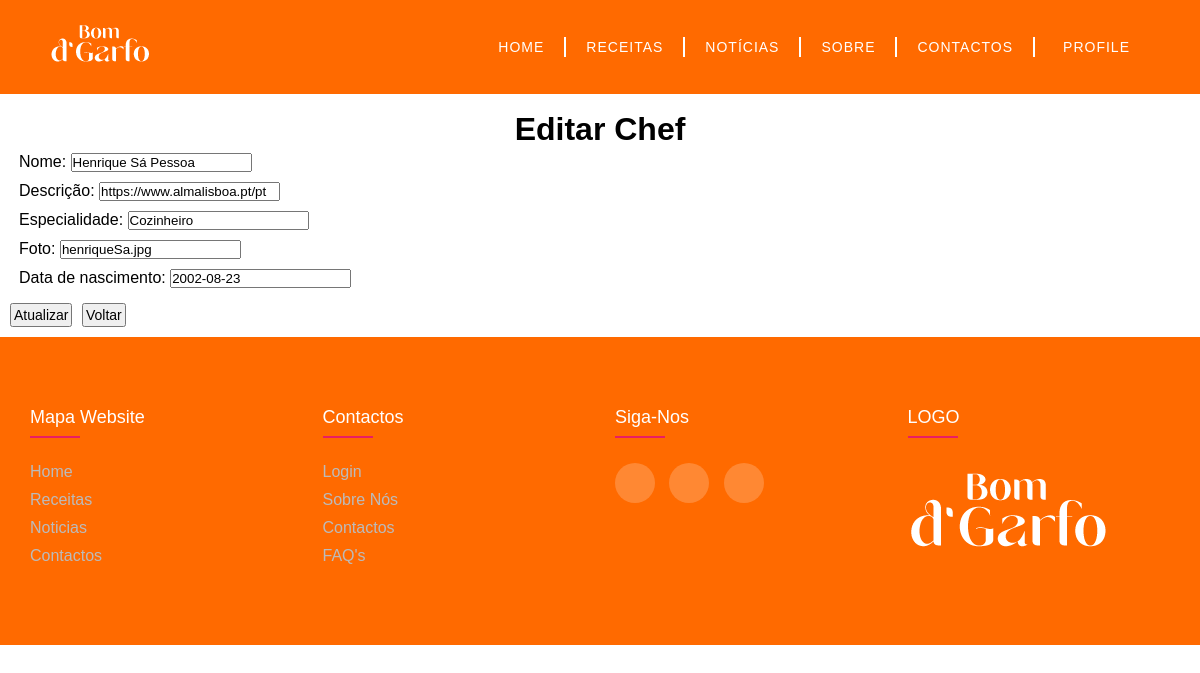
The page /HTML/pgEditar_ch.php?IDChefe=1 on the database its author committed.
### tables this page shows
CREATE TABLE `chefes` (
  `IDChefe` int(11) NOT NULL,
  `nome` varchar(45) NOT NULL,
  `descricao` varchar(500) NOT NULL,
  `Especialidade` varchar(45) NOT NULL,
  `foto` varchar(200) NOT NULL,
  `dt_nascimento` date NOT NULL
);

### HTML/pgEditar_ch.php (the view, shortened to what this page needs)
<?php
require('bd.php');
$id=$_REQUEST['IDChefe'];
$query = "SELECT * from chefes where IDChefe=$id";
$result = mysqli_query($conn, $query) or die ( mysqli_error());
$row = mysqli_fetch_assoc($result);
?>
<!DOCTYPE html>
<html lang="pt" dir="ltr">
<head>
    <link rel="stylesheet" href="../CSS/style.css">
    <header>
        <a href="index.php"><img src="../IMG/LogotipoNavbar.png" alt="" class="logo"></a>
        <nav class="navigation-menu">
          <a href="index.php">Home</a>
          <hr>
          <a href="receitas.php">Receitas</a>
          <hr>
          <a href="noticias.php">Notícias</a>
          <hr>
          <a href="sobre.php">Sobre</a>
          <hr>
          <a href="contactos.php">Contactos</a>
          <hr>
          <a id="profileclick"><i class="fas fa-fingerprint"></i>Profile</a>
        </nav>
    </header>
</head>
<body>
<div class="form">
<p><a href="dashboard.php">Dashboard</a>
| <a href="insert.php">Insert New Record</a>
| <a href="logout.php">Logout</a></p>
<h1>Update Record</h1>
<?php
if(isset($_POST['new']) && $_POST['new']==1){
    $id=$_REQUEST['IDChefe'];
    $nome =$_REQUEST['nome'];
    $descricao =$_REQUEST['descric'];
    $especial =$_REQUEST['espec'];
    $foto =$_REQUEST['fotog'];
    $data_nasc =$_REQUEST['dt_nascimento'];
    $update="UPDATE chefes set nome='".$nome."', descricao='".$descricao."',
    Especialidade='".$especial."', foto='".$foto."', dt_nascimento='".$data_nasc."' where IDChefe=$id";
    mysqli_query($conn, $update) or die ( mysqli_error());
    header("Location: chefs.php");
}else {
?>
<div>
<h1 class="titulo_editarCh">Editar Chef</h1>
    <form class="forme" action="" method="post">
        <div class="input_ch">
            <label for="nome">Nome:</label>
            <input type="text" name="nome" value="<?php echo $row['nome'];?>">
        </div>
        <div class="input_ch">
            <label for="descric">Descrição:</label>
            <input type="text" name="descric" value="<?php echo $row['descricao'];?>">
        </div>
        <div class="input_ch">
            <label for="espec">Especialidade:</label>
            <input type="text" name="espec" value="<?php echo $row['Especialidade'];?>">
        </div>
        <div class="input_ch">
            <label for="fotog">Foto:</label>
            <input type="text" name="fotog" value="<?php echo $row['foto'];?>">
        </div>
        <div class="input_ch">
            <label for="dt_nascimento">Data de nascimento:</label>
            <input type="text" name="dt_nascimento" value="<?php echo $row['dt_nascimento'];?>">
        </div>
        <input name="submit" type="submit" value="Atualizar" id="atualizar_ch">
        <input type="button" value="Voltar" onclick="window.location.href='chefs.php'" id="voltar_ch">
    </form>
    <?php } ?>
<footer class="footer">
        <div class="container">
          <div class="row">
            <div class="footer-col">
              <h4>mapa website</h4>
              <ul>
                <li><a href="index.php">Home</a></li>
                <li><a href="receitas.php">Receitas</a></li>
                <li><a href="noticias.php">Noticias</a></li>
                <li><a href="dicas.php">Contactos</a></li>
              </ul>
            </div>
            <div class="footer-col">
              <h4>contactos</h4>
              <ul>
                <li><a href="login.php">Login</a></li>
                <li><a href="sobre.php">Sobre Nós</a></li>
                <li><a href="contactos.php">Contactos</a></li>
                <li><a href="faq.php">FAQ's</a></li>
              </ul>
            </div>
            <div class="footer-col">
              <h4>siga-nos</h4>
              <div class="social-links">
                <a href="#"><i class="fa-brands fa-facebook-square"></i></a>
                <a href="#"><i class="fa-brands fa-instagram"></i></a>
                <a href="#"><i class="fa-brands fa-youtube"></i></a>
              </div>
            </div>
            <div class="footer-col">
              <h4>LOGO</h4>
              <a href="index.php"><img src="../IMG/LogotipoBranco.png" alt=""></a>
            </div>
          </div>
        </div>
      </footer>
</body>
</html>

### CSS/style.css (style rules this page uses)
* { margin: 0; padding: 0; box-sizing: border-box; text-decoration: none; font-family: 'Poppins', sans-serif; }
header { position: fixed; top: 0; left: 0; width: 100%; display: flex; justify-content: space-between; align-items: center; padding: 20px 50px; z-index: 2; transition: 0.6s; background-color: #ff6a00; }
.navigation-menu { float: right; position: relative; display: flex; justify-content: center; align-items: center; }
.navigation-menu hr { border: 0.5px solid #fff; height: 20px; }
.navigation-menu a, .navigation-menu #profileclick { text-transform: uppercase; font-size: 14px; padding: 10px 10px; border-radius: 4px; transition: .3s linear; position: relative; margin: 0 10px; color: #fff; letter-spacing: 1px; font-weight: 500px; }
.navigation-menu a::after { content: ""; width: 0; height: 0.3rem; border-radius: 0.2rem; position: absolute; left: 0.6rem; bottom: 0.2rem; background-color: #ffb62a; transition: 200ms ease-in; }
#profileclick { cursor: pointer; }
::placeholder { color: rgba(0, 0, 0, 0.5); }
.container { max-width: 1170px; margin: auto; }
.footer .row { display: flex; flex-wrap: wrap; }
.container ul { list-style: none; }
.footer { background-color: #ff6a00; padding: 70px 0; bottom: 0; }
.footer-col { width: 25%; padding: 0 15px; }
.footer-col h4 { font-size: 18px; color: #fff; text-transform: capitalize; margin-bottom: 35px; font-weight: 500; position: relative; }
.footer-col h4::before { content: ''; position: absolute; left: 0; bottom: -10px; background-color: #e91e63; height: 2px; box-sizing: border-box; width: 50px; }
.footer-col ul li { margin-bottom: 10px; }
.footer-col ul li a { font-size: 16px; text-transform: capitalize; font-weight: 300; color: #bbb; display: block; transition: all 0.3s ease; }
.footer-col .social-links a { display: inline-block; height: 40px; width: 40px; background-color: rgb(255, 255, 255, 0.2); margin: 0 10px 10px 0; text-align: center; line-height: 40px; border-radius: 50%; color: #fff; transition: all 0.5s ease; }
div label { font-size: 12pt; padding-left: 10px; margin-left:4px; }
.titulo_editarCh { color: #000; text-align: center; padding-top: 50px; }
#atualizar_ch { color: black; font-size: 14px; margin: 10px; margin-right: 5px !important; padding: 2px; }
#voltar_ch { color: black; font-size: 14px; margin-left: 0px !important; margin: 10px; padding: 2px; }
.input_ch { padding: 5PX; }
p { margin: 0; line-height: 1.5; }

### rows shown on the page
chefes: nome "Henrique Sá Pessoa", descric "https://www.almalisboa.pt/pt", espec "Cozinheiro", fotog "henriqueSa.jpg", dt_nascimento "2002-08-23"
